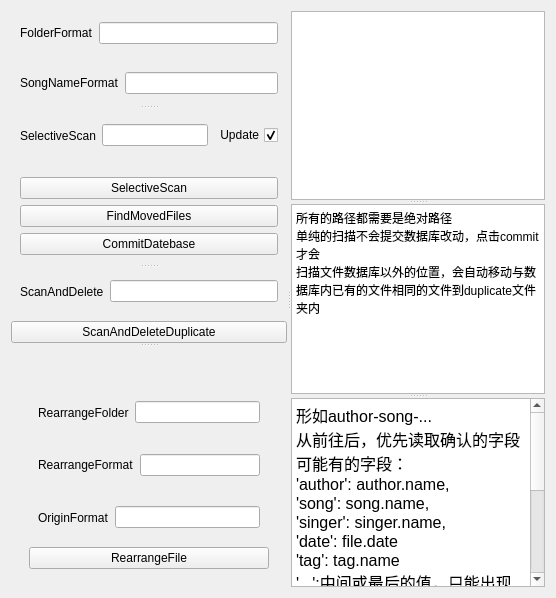
      <widget class="QWidget" name="tab_5">
       <attribute name="title">
        <string>FileManger</string>
       </attribute>
       <layout class="QHBoxLayout" name="horizontalLayout_30">
        <item>
         <widget class="QSplitter" name="splitter_13">
          <property name="orientation">
           <enum>Qt::Horizontal</enum>
          </property>
          <widget class="QSplitter" name="splitter_11">
           <property name="orientation">
            <enum>Qt::Vertical</enum>
           </property>
           <widget class="QWidget" name="widget_24" native="true">
            <layout class="QVBoxLayout" name="verticalLayout_21">
             <item>
              <widget class="QWidget" name="widget_19" native="true">
               <layout class="QHBoxLayout" name="horizontalLayout_25">
                <item>
                 <widget class="QLabel" name="label_8">
                  <property name="text">
                   <string>FolderFormat</string>
                  </property>
                 </widget>
                </item>
                <item>
                 <widget class="QLineEdit" name="fm_folder_format"/>
                </item>
               </layout>
              </widget>
             </item>
             <item>
              <widget class="QWidget" name="widget_22" native="true">
               <layout class="QHBoxLayout" name="horizontalLayout_27">
                <item>
                 <widget class="QLabel" name="label_10">
                  <property name="text">
                   <string>SongNameFormat</string>
                  </property>
                 </widget>
                </item>
                <item>
                 <widget class="QLineEdit" name="fm_song_name_format"/>
                </item>
               </layout>
              </widget>
             </item>
            </layout>
           </widget>
           <widget class="QWidget" name="widget_28" native="true">
            <layout class="QVBoxLayout" name="verticalLayout_23">
             <item>
              <widget class="QWidget" name="widget_29" native="true">
               <layout class="QHBoxLayout" name="horizontalLayout_29">
                <property name="leftMargin">
                 <number>9</number>
                </property>
                <property name="topMargin">
                 <number>9</number>
                </property>
                <property name="rightMargin">
                 <number>9</number>
                </property>
                <property name="bottomMargin">
                 <number>9</number>
                </property>
                <item>
                 <widget class="QLabel" name="label_13">
                  <property name="text">
                   <string>SelectiveScan</string>
                  </property>
                 </widget>
                </item>
                <item>
                 <widget class="QLineEdit" name="fm_selective_scan_folder"/>
                </item>
                <item>
                 <widget class="QCheckBox" name="fm_update">
                  <property name="layoutDirection">
                   <enum>Qt::RightToLeft</enum>
                  </property>
                  <property name="text">
                   <string>Update</string>
                  </property>
                  <property name="checked">
                   <bool>true</bool>
                  </property>
                  <property name="tristate">
                   <bool>false</bool>
                  </property>
                 </widget>
                </item>
               </layout>
              </widget>
             </item>
             <item>
              <widget class="QWidget" name="widget_32" native="true">
               <layout class="QVBoxLayout" name="verticalLayout_26">
                <item>
                 <widget class="QPushButton" name="fm_selective_scan">
                  <property name="text">
                   <string>SelectiveScan</string>
                  </property>
                 </widget>
                </item>
                <item>
                 <widget class="QPushButton" name="fm_find_moved_files">
                  <property name="text">
                   <string>FindMovedFiles</string>
                  </property>
                 </widget>
                </item>
                <item>
                 <widget class="QPushButton" name="fm_commit_datebase">
                  <property name="text">
                   <string>CommitDatebase</string>
                  </property>
                 </widget>
                </item>
               </layout>
              </widget>
             </item>
            </layout>
           </widget>
           <widget class="QWidget" name="widget_25" native="true">
            <layout class="QVBoxLayout" name="verticalLayout_19">
             <item>
              <widget class="QWidget" name="widget_18" native="true">
               <layout class="QHBoxLayout" name="horizontalLayout_24">
                <property name="leftMargin">
                 <number>9</number>
                </property>
                <property name="topMargin">
                 <number>9</number>
                </property>
                <property name="rightMargin">
                 <number>9</number>
                </property>
                <property name="bottomMargin">
                 <number>9</number>
                </property>
                <item>
                 <widget class="QLabel" name="label_7">
                  <property name="text">
                   <string>ScanAndDelete</string>
                  </property>
                 </widget>
                </item>
                <item>
                 <widget class="QLineEdit" name="fm_scan_and_delete_duplicate_folder"/>
                </item>
               </layout>
              </widget>
             </item>
             <item>
              <widget class="QPushButton" name="fm_scan_and_delete_duplicate">
               <property name="text">
                <string>ScanAndDeleteDuplicate</string>
               </property>
              </widget>
             </item>
            </layout>
           </widget>
           <widget class="QWidget" name="widget_31" native="true">
            <layout class="QVBoxLayout" name="verticalLayout_25" stretch="0,0">
             <item>
              <widget class="QWidget" name="widget_30" native="true">
               <layout class="QVBoxLayout" name="verticalLayout_24"/>
              </widget>
             </item>
             <item>
              <widget class="QWidget" name="widget_26" native="true">
               <layout class="QVBoxLayout" name="verticalLayout_22" stretch="3">
                <item>
                 <widget class="QWidget" name="widget_20" native="true">
                  <layout class="QVBoxLayout" name="verticalLayout_18">
                   <item>
                    <widget class="QWidget" name="widget_21" native="true">
                     <layout class="QHBoxLayout" name="horizontalLayout_26">
                      <item>
                       <widget class="QLabel" name="label_9">
                        <property name="text">
                         <string>RearrangeFolder</string>
                        </property>
                       </widget>
                      </item>
                      <item>
                       <widget class="QLineEdit" name="fm_rearrange_files_folder"/>
                      </item>
                     </layout>
                    </widget>
                   </item>
                   <item>
                    <widget class="QWidget" name="widget_23" native="true">
                     <layout class="QHBoxLayout" name="horizontalLayout_28">
                      <item>
                       <widget class="QLabel" name="label_11">
                        <property name="text">
                         <string>RearrangeFormat</string>
                        </property>
                       </widget>
                      </item>
                      <item>
                       <widget class="QLineEdit" name="fm_rearrange_format"/>
                      </item>
                     </layout>
                    </widget>
                   </item>
                   <item>
                    <widget class="QWidget" name="widget_27" native="true">
                     <layout class="QHBoxLayout" name="horizontalLayout_2">
                      <item>
                       <widget class="QLabel" name="label_12">
                        <property name="text">
                         <string>OriginFormat</string>
                        </property>
                       </widget>
                      </item>
                      <item>
                       <widget class="QLineEdit" name="fm_origin_format"/>
                      </item>
                     </layout>
                    </widget>
                   </item>
                   <item>
                    <widget class="QPushButton" name="fm_rearrange_files">
                     <property name="text">
                      <string>RearrangeFile</string>
                     </property>
                    </widget>
                   </item>
                  </layout>
                 </widget>
                </item>
               </layout>
              </widget>
             </item>
            </layout>
           </widget>
          </widget>
          <widget class="QSplitter" name="splitter_12">
           <property name="orientation">
            <enum>Qt::Vertical</enum>
           </property>
           <widget class="QPlainTextEdit" name="plainTextEdit_2"/>
           <widget class="QPlainTextEdit" name="plainTextEdit">
            <property name="readOnly">
             <bool>true</bool>
            </property>
            <property name="plainText">
             <string>所有的路径都需要是绝对路径
单纯的扫描不会提交数据库改动，点击commit才会
扫描文件数据库以外的位置，会自动移动与数据库内已有的文件相同的文件到duplicate文件夹内
</string>
            </property>
           </widget>
           <widget class="QTextEdit" name="textEdit">
            <property name="readOnly">
             <bool>true</bool>
            </property>
            <property name="html">
             <string>&lt;!DOCTYPE HTML PUBLIC &quot;-//W3C//DTD HTML 4.0//EN&quot; &quot;http://www.w3.org/TR/REC-html40/strict.dtd&quot;&gt;
&lt;html&gt;&lt;head&gt;&lt;meta name=&quot;qrichtext&quot; content=&quot;1&quot; /&gt;&lt;meta charset=&quot;utf-8&quot; /&gt;&lt;style type=&quot;text/css&quot;&gt;
p, li { white-space: pre-wrap; }
hr { height: 1px; border-width: 0; }
li.unchecked::marker { content: &quot;\2610&quot;; }
li.checked::marker { content: &quot;\2612&quot;; }
&lt;/style&gt;&lt;/head&gt;&lt;body style=&quot; font-family:'Microsoft YaHei UI'; font-size:9pt; font-weight:400; font-style:normal;&quot;&gt;
&lt;p style=&quot; margin-top:0px; margin-bottom:0px; margin-left:0px; margin-right:0px; -qt-block-indent:0; text-indent:0px;&quot;&gt;&lt;span style=&quot; font-size:12pt;&quot;&gt;形如author-song-...&lt;/span&gt;&lt;/p&gt;
&lt;p style=&quot; margin-top:0px; margin-bottom:0px; margin-left:0px; margin-right:0px; -qt-block-indent:0; text-indent:0px;&quot;&gt;&lt;span style=&quot; font-size:12pt;&quot;&gt;从前往后，优先读取确认的字段&lt;/span&gt;&lt;/p&gt;
&lt;p style=&quot; margin-top:0px; margin-bottom:0px; margin-left:0px; margin-right:0px; -qt-block-indent:0; text-indent:0px;&quot;&gt;&lt;span style=&quot; font-size:12pt;&quot;&gt;可能有的字段：&lt;/span&gt;&lt;/p&gt;
&lt;p style=&quot; margin-top:0px; margin-bottom:0px; margin-left:0px; margin-right:0px; -qt-block-indent:0; text-indent:0px;&quot;&gt;&lt;span style=&quot; font-size:12pt;&quot;&gt;'author': author.name,&lt;/span&gt;&lt;/p&gt;
&lt;p style=&quot; margin-top:0px; margin-bottom:0px; margin-left:0px; margin-right:0px; -qt-block-indent:0; text-indent:0px;&quot;&gt;&lt;span style=&quot; font-size:12pt;&quot;&gt;'song': song.name,&lt;/span&gt;&lt;/p&gt;
&lt;p style=&quot; margin-top:0px; margin-bottom:0px; margin-left:0px; margin-right:0px; -qt-block-indent:0; text-indent:0px;&quot;&gt;&lt;span style=&quot; font-size:12pt;&quot;&gt;'singer': singer.name,&lt;/span&gt;&lt;/p&gt;
&lt;p style=&quot; margin-top:0px; margin-bottom:0px; margin-left:0px; margin-right:0px; -qt-block-indent:0; text-indent:0px;&quot;&gt;&lt;span style=&quot; font-size:12pt;&quot;&gt;'date': file.date&lt;/span&gt;&lt;/p&gt;
&lt;p style=&quot; margin-top:0px; margin-bottom:0px; margin-left:0px; margin-right:0px; -qt-block-indent:0; text-indent:0px;&quot;&gt;&lt;span style=&quot; font-size:12pt;&quot;&gt;'tag': tag.name&lt;/span&gt;&lt;/p&gt;
&lt;p style=&quot; margin-top:0px; margin-bottom:0px; margin-left:0px; margin-right:0px; -qt-block-indent:0; text-indent:0px;&quot;&gt;&lt;span style=&quot; font-size:12pt;&quot;&gt;'...':中间或最后的值，只能出现一次，不写会丢失原文件的多层级结构。重整中只有这个值的位置是重要的，其他值会直接从数据库中获取&lt;/span&gt;&lt;/p&gt;
&lt;p style=&quot; margin-top:0px; margin-bottom:0px; margin-left:0px; margin-right:0px; -qt-block-indent:0; text-indent:0px;&quot;&gt;&lt;span style=&quot; font-size:12pt;&quot;&gt;其他字段会作为占位符存在，不会被读取，如果FolderFormat中出现了singer，则SongNameFormat会被忽略&lt;/span&gt;&lt;/p&gt;&lt;/body&gt;&lt;/html&gt;</string>
            </property>
           </widget>
          </widget>
         </widget>
        </item>
       </layout>
      </widget>
